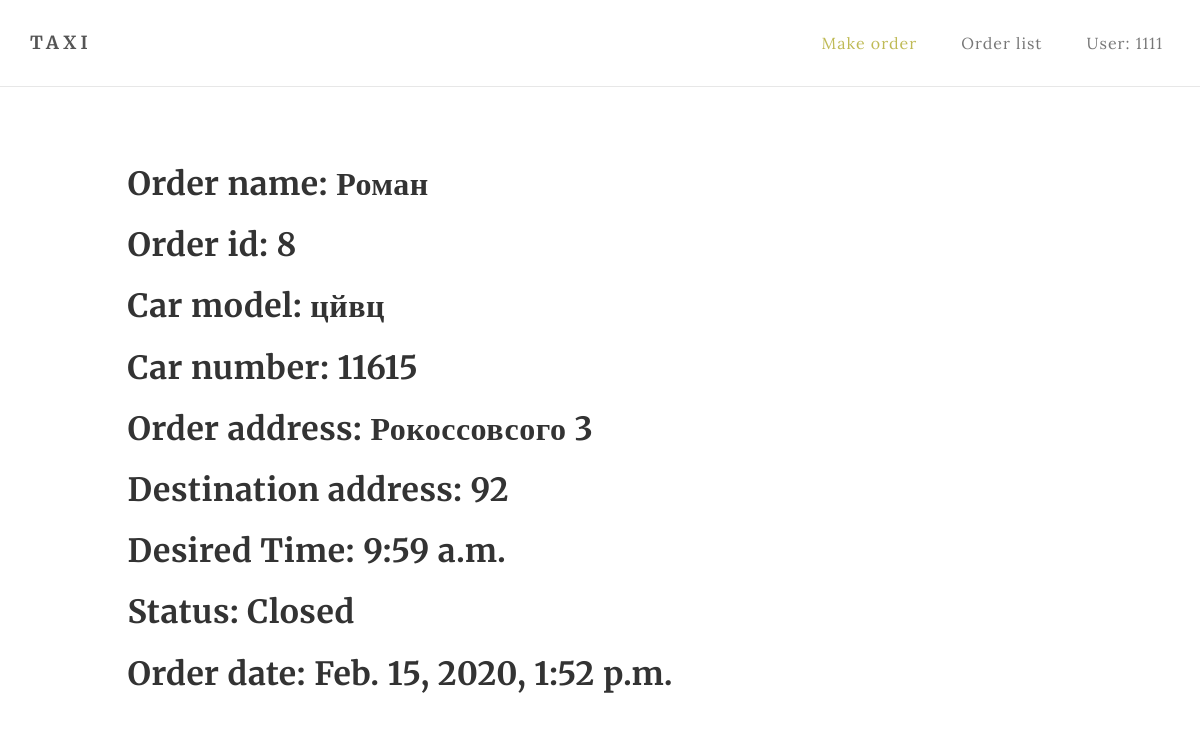
Screenshot of /detail/8 (signed in) with the database file from the repository.
### service/models.py (models this page shows, shortened)
class Order(models.Model):
    name_reg = RegexValidator(regex=r'^[А-Яа-я ]{5,50}$',
                              message='The name must be written in Cyrillic and not more than 50 characters!')
    phone_reg = RegexValidator(regex=r'^[+]{1}(380)[(]{0,1}[0-9]{2}[)]{0,1}[0-9]{3}[-]{1}[0-9]{2}[-]{1}[0-9]{2}$',
                               message='Phone number must be entered in the format: "+380(XX)XXX-XX-XX" !')
    name = models.CharField(validators=[name_reg], max_length=50)
    phone = models.CharField(validators=[phone_reg], max_length=18)
    order_add = models.CharField(max_length=255)
    destination_add = models.CharField(max_length=255)
    des_time = models.TimeField()
    status = models.CharField(default='Open', max_length=6)
    car = models.ForeignKey(Car, on_delete=models.DO_NOTHING, default=None, blank=True)
    date = models.DateTimeField(auto_created=True, default=timezone.now())
    class Meta:
        ordering = ['-status', '-date']

class Car(models.Model):
    model = models.CharField(max_length=255)
    available = models.BooleanField(default=True)
    car_num = models.CharField(max_length=15, default=None, unique=True)
    class Meta:
        ordering = ['model']

### service/views.py (the view)
# urls.py: path('detail/<int:pk>', Order_Detail.as_view(), name='detail'),
class Order_Detail(LoginRequiredMixin, DetailView):
    login_url = '/login/'
    redirect_field_name = '/orders/'
    model = Order
    template_name = 'order_detail.html'

### templates/order_detail.html (shortened to what this page needs)
{% extends 'base.html' %}
{% load static %}
{% block main %}
<section id="contact">
    <div class="container">
        <div class="row">
            <div class="col-md-offset-1 col-md-10 col-sm-12">
                <div class="blog-single-post-thumb">
                    <div class="blog-post-title">
                        <h2>Order name: {{ object.name }}</a></h2>
                        <h2>Order id: {{ object.id }}</a></h2>
                        <h2>Car model: {{ object.car.model }}</a></h2>
                        <h2>Car number: {{ object.car.car_num }}</a></h2>
                        <h2>Order address: {{ object.order_add }}</a></h2>
                        <h2>Destination address: {{ object.destination_add }}</a></h2>
                        <h2>Desired Time: {{ object.des_time }}</a></h2>
                        <h2>Status: {{ object.status }}</a></h2>
                        <h2>Order date: {{ object.date }}</a></h2>
                    </div>
                </div>
            </div>
        </div>
    </div>
</section>
{% endblock %}

### templates/base.html (shortened to what this page needs)
<!DOCTYPE html>
<html lang="en">
{% load static %}
<head>
    <link rel="stylesheet" href="{% static 'css/bootstrap.min.css' %}">
    <link rel="stylesheet" href="{% static 'css/font-awesome.min.css' %}">
    <link href="https://maxcdn.bootstrapcdn.com/font-awesome/4.7.0/css/font-awesome.min.css" rel="stylesheet">
    <link rel="stylesheet" href="{% static 'css/style.css' %}">
    <link rel="stylesheet" href="{% static 'css/custom.css' %}">
    <link href="https://maxcdn.bootstrapcdn.com/font-awesome/4.7.0/css/font-awesome.min.css" rel="stylesheet">
</head>
<body>
<div class="navbar navbar-default navbar-static-top" role="navigation">
    <div class="container">
        <div class="navbar-header">
            <a href="{% url 'order' %}" class="navbar-brand">Taxi</a>
        </div>
        <div class="collapse navbar-collapse">
            <ul class="nav navbar-nav navbar-right">
                <li class="active"><a href="{% url 'order' %}">Make order</a></li>
                <li><a href="{% url 'list' %}">Order list</a></li>
                {% if user.is_authenticated %}
                <li><a href="{% url 'login' %}">User: {{ user.username }}</a></li>
                {% else %}
                <li><a href="{% url 'login' %}">Login</a></li>
                {% endif %}
            </ul>
        </div>
    </div>
</div>
{% block main %}
{% endblock %}
</body>
</html>

### static/css/style.css (style rules this page uses)
body { background: #ffffff; font-family: 'Lora', serif; font-style: normal; font-weight: 300; overflow-x: hidden; }
h1,h2,h3,h4,h5,h6 { font-family: 'Merriweather', serif; font-style: normal; font-weight: bold; letter-spacing: 0.5px; }
h2 { font-size: 32px; }
h2,h3 { padding-bottom: 6px; }
html { -webkit-font-smoothing: antialiased; }
a { color: #4d638c; -webkit-transition: 0.5s; -o-transition: 0.5s; transition: 0.5s; text-decoration: none !important; }
* { -webkit-box-sizing: border-box; -moz-box-sizing: border-box; box-sizing: border-box; }
*:before, *:after { -webkit-box-sizing: border-box; -moz-box-sizing: border-box; box-sizing: border-box; }
#about, #gallery, #contact, #blog, #blog-single-post { padding-top: 60px; padding-bottom: 80px; }
.navbar-default { background: #ffffff; margin: 0 !important; padding: 18px 0; }
.navbar-default .navbar-brand { color: #555; font-family: 'Merriweather', serif; font-weight: bold; text-transform: uppercase; letter-spacing: 4px; margin: 0; }
.navbar-default .navbar-nav li a { color: #777; font-size: 16px; letter-spacing: 1px; -webkit-transition: all 0.4s ease-in-out; transition: all 0.4s ease-in-out; padding-right: 22px; padding-left: 22px; }
.navbar-default .navbar-nav li a:hover, .navbar-default .navbar-nav .active > a { color: #bfba55; }
.navbar-default .navbar-nav > .active > a, .navbar-default .navbar-nav > .active > a:hover, .navbar-default .navbar-nav > .active > a:focus { color: #bfba55; background-color: transparent; }

### rows the page displays
Order: name "Роман", id "8", car.model "цйвц", car.car_num "11615", order_add "Рокоссовсого 3", destination_add "92", des_time "9:59 a.m.", status "Closed", date "Feb. 15, 2020, 1:52 p.m."

### other values shown
{{ user.username }} "1111"
